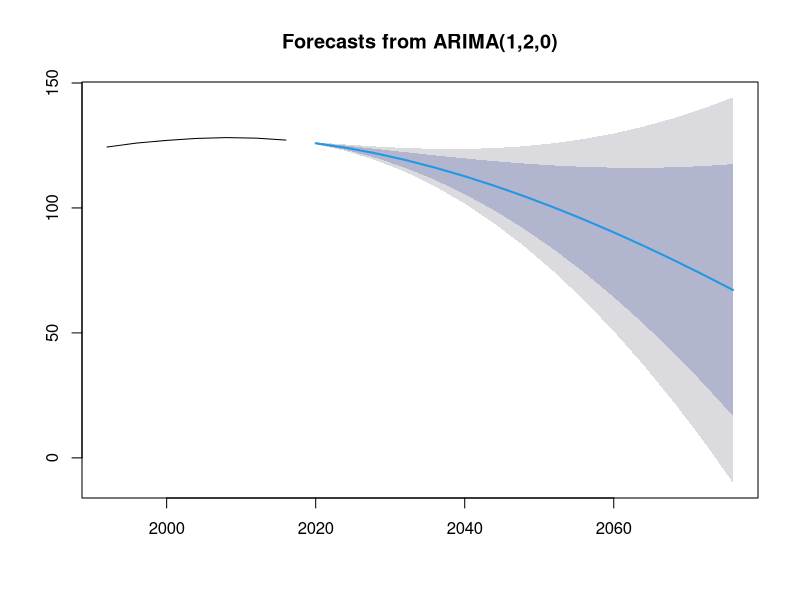

Source code (R):
# Step 0: Load libraries

library("forecast")
library("tseries")

# Step 1: Definition of time-series data from Japan

y_jap      <- c(124.3837, 125.9753, 127.0278, 127.8158, 128.1520, 127.9283, 127.1600)
ts_y_jap   <- ts(y_jap, start = 1992, frequency = 0.25)

# Step 2: Fit with auto.arima()

fit_jap <- auto.arima(ts_y_jap)

# Step 3: Plot forecast

forec_jap <- forecast(fit_jap, h = 15)
plot(forec_jap)
